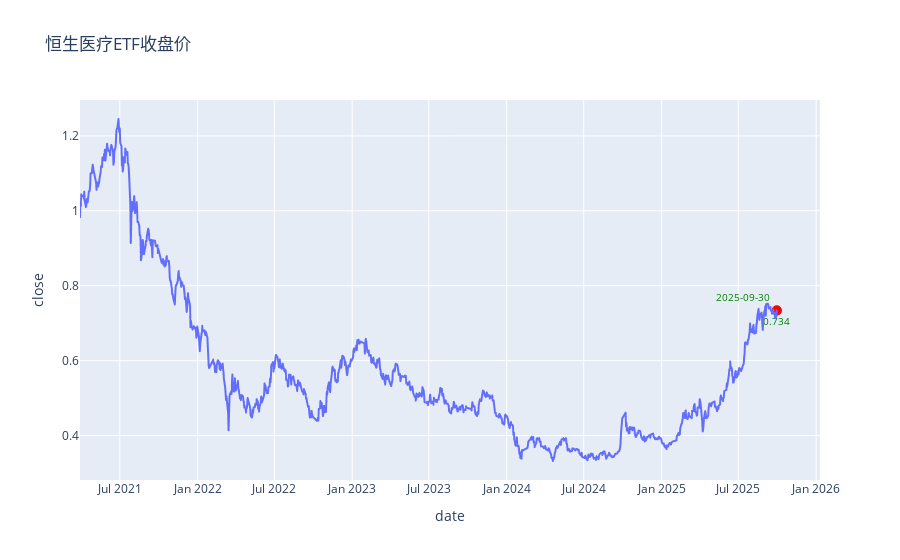

The code cell stored with this chart in its notebook:
### Code cell
# pip install plotly
# pip install nbformat

import plotly.express as px
import plotly.graph_objects as go

fig = px.line(hkmi, x="date", y="close", title='恒生医疗ETF收盘价')

fig.add_trace(go.Scatter(x=[hkmi['date'].iloc[-1]],
                         y=[hkmi['close'].iloc[-1]],
                         text=[hkmi['date'].iloc[-1]],
                         mode='markers+text',
                         marker=dict(color='red', size=10),
                         textfont=dict(color='green', size=10),
                         textposition='top left',
                         showlegend=False))

fig.add_trace(go.Scatter(x=[hkmi['date'].iloc[-1]],
                         y=[hkmi['close'].iloc[-1]],
                         text=[hkmi['close'].iloc[-1]],
                         mode='markers+text',
                         marker=dict(color='red', size=10),
                         textfont=dict(color='green', size=10),
                         textposition='bottom center',
                         showlegend=False))

fig.show()

### Figure 1 — Plotly figure (JSON) as saved in the notebook; plotly's stock layout.template omitted (floating-point values rounded to 4 significant figures; data arrays with more than 128 entries replaced by an {"elided": "..."} marker saying what was removed)
{"data": [{"hovertemplate": "date=%{x}<br>close=%{y}<extra></extra>", "legendgroup": "", "line": {"color": "#636efa", "dash": "solid"}, "marker": {"symbol": "circle"}, "mode": "lines", "name": "", "showlegend": false, "type": "scattergl", "x": {"elided": "1097 str values"}, "xaxis": "x", "y": {"elided": "1097 float values"}, "yaxis": "y"}, {"marker": {"color": "red", "size": 10}, "mode": "markers+text", "showlegend": false, "text": ["2025-09-30"], "textfont": {"color": "green", "size": 10}, "textposition": "top left", "type": "scatter", "x": ["2025-09-30"], "y": [0.734]}, {"marker": {"color": "red", "size": 10}, "mode": "markers+text", "showlegend": false, "text": ["0.734"], "textfont": {"color": "green", "size": 10}, "textposition": "bottom center", "type": "scatter", "x": ["2025-09-30"], "y": [0.734]}], "layout": {"legend": {"tracegroupgap": 0}, "title": {"text": "恒生医疗ETF收盘价"}, "xaxis": {"anchor": "y", "domain": [0, 1], "title": {"text": "date"}}, "yaxis": {"anchor": "x", "domain": [0, 1], "title": {"text": "close"}}}}
